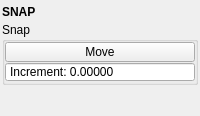
<?xml version="1.0" encoding="UTF-8"?>
<ui version="4.0">
 <class>QtUi</class>
 <widget class="QMainWindow" name="QtUi">
  <property name="geometry">
   <rect>
    <x>0</x>
    <y>0</y>
    <width>200</width>
    <height>116</height>
   </rect>
  </property>
  <property name="tabShape">
   <enum>QTabWidget::Triangular</enum>
  </property>
  <property name="dockNestingEnabled">
   <bool>true</bool>
  </property>
  <property name="dockOptions">
   <set>QMainWindow::AllowNestedDocks|QMainWindow::AllowTabbedDocks|QMainWindow::AnimatedDocks|QMainWindow::ForceTabbedDocks</set>
  </property>
  <property name="bnabled" stdset="0">
   <bool>true</bool>
  </property>
  <widget class="QWidget" name="central_widget">
   <property name="minimumSize">
    <size>
     <width>200</width>
     <height>0</height>
    </size>
   </property>
   <property name="palette">
    <palette>
     <active>
      <colorrole role="Highlight">
       <brush brushstyle="SolidPattern">
        <color alpha="255">
         <red>168</red>
         <green>152</green>
         <blue>250</blue>
        </color>
       </brush>
      </colorrole>
     </active>
     <inactive>
      <colorrole role="Highlight">
       <brush brushstyle="SolidPattern">
        <color alpha="255">
         <red>168</red>
         <green>152</green>
         <blue>250</blue>
        </color>
       </brush>
      </colorrole>
     </inactive>
     <disabled>
      <colorrole role="Highlight">
       <brush brushstyle="SolidPattern">
        <color alpha="255">
         <red>168</red>
         <green>152</green>
         <blue>250</blue>
        </color>
       </brush>
      </colorrole>
     </disabled>
    </palette>
   </property>
   <layout class="QVBoxLayout" name="verticalLayout_2">
    <property name="leftMargin">
     <number>2</number>
    </property>
    <property name="topMargin">
     <number>2</number>
    </property>
    <property name="rightMargin">
     <number>2</number>
    </property>
    <property name="bottomMargin">
     <number>2</number>
    </property>
    <property name="spacing">
     <number>2</number>
    </property>
    <item>
     <layout class="QVBoxLayout" name="verticalLayout">
      <property name="spacing">
       <number>0</number>
      </property>
      <item>
       <widget class="Header" name="header">
        <property name="minimumSize">
         <size>
          <width>0</width>
          <height>20</height>
         </size>
        </property>
        <property name="font">
         <font>
          <weight>75</weight>
          <bold>true</bold>
         </font>
        </property>
        <property name="text">
         <string>SNAP</string>
        </property>
       </widget>
      </item>
      <item>
       <widget class="QGroupBox" name="duplicate">
        <property name="title">
         <string>Snap</string>
        </property>
        <layout class="QGridLayout" name="gridLayout_4">
         <property name="leftMargin">
          <number>0</number>
         </property>
         <property name="topMargin">
          <number>0</number>
         </property>
         <property name="rightMargin">
          <number>0</number>
         </property>
         <property name="bottomMargin">
          <number>0</number>
         </property>
         <property name="spacing">
          <number>0</number>
         </property>
         <item row="1" column="0" colspan="3">
          <widget class="QDoubleSpinBox" name="s002">
           <property name="minimumSize">
            <size>
             <width>0</width>
             <height>20</height>
            </size>
           </property>
           <property name="maximumSize">
            <size>
             <width>16777215</width>
             <height>20</height>
            </size>
           </property>
           <property name="toolTip">
            <string>Duplicate: transform X amount</string>
           </property>
           <property name="buttonSymbols">
            <enum>QAbstractSpinBox::NoButtons</enum>
           </property>
           <property name="prefix">
            <string>Increment: </string>
           </property>
           <property name="decimals">
            <number>5</number>
           </property>
           <property name="minimum">
            <double>-9999.000000000000000</double>
           </property>
           <property name="maximum">
            <double>9999.000000000000000</double>
           </property>
           <property name="singleStep">
            <double>0.250000000000000</double>
           </property>
           <property name="value">
            <double>0.000000000000000</double>
           </property>
          </widget>
         </item>
         <item row="0" column="0" colspan="3">
          <widget class="QPushButton" name="chk016">
           <property name="minimumSize">
            <size>
             <width>0</width>
             <height>20</height>
            </size>
           </property>
           <property name="maximumSize">
            <size>
             <width>16777215</width>
             <height>20</height>
            </size>
           </property>
           <property name="toolTip">
            <string/>
           </property>
           <property name="text">
            <string>Move</string>
           </property>
           <property name="iconSize">
            <size>
             <width>18</width>
             <height>18</height>
            </size>
           </property>
           <property name="checkable">
            <bool>true</bool>
           </property>
           <property name="autoDefault">
            <bool>false</bool>
           </property>
           <property name="default">
            <bool>false</bool>
           </property>
           <property name="flat">
            <bool>false</bool>
           </property>
           <property name="bnabled" stdset="0">
            <bool>true</bool>
           </property>
          </widget>
         </item>
        </layout>
       </widget>
      </item>
      <item>
       <spacer name="verticalSpacer">
        <property name="orientation">
         <enum>Qt::Vertical</enum>
        </property>
        <property name="sizeHint" stdset="0">
         <size>
          <width>0</width>
          <height>10</height>
         </size>
        </property>
       </spacer>
      </item>
     </layout>
    </item>
   </layout>
  </widget>
 </widget>
 <customwidgets>
  <customwidget>
   <class>Header</class>
   <extends>QLabel</extends>
   <header>uitk.widgets.header.Header.h</header>
  </customwidget>
 </customwidgets>
 <resources/>
 <connections/>
 <designerdata>
  <property name="gridDeltaX">
   <number>5</number>
  </property>
  <property name="gridDeltaY">
   <number>5</number>
  </property>
  <property name="gridSnapX">
   <bool>true</bool>
  </property>
  <property name="gridSnapY">
   <bool>true</bool>
  </property>
  <property name="gridVisible">
   <bool>true</bool>
  </property>
 </designerdata>
</ui>
